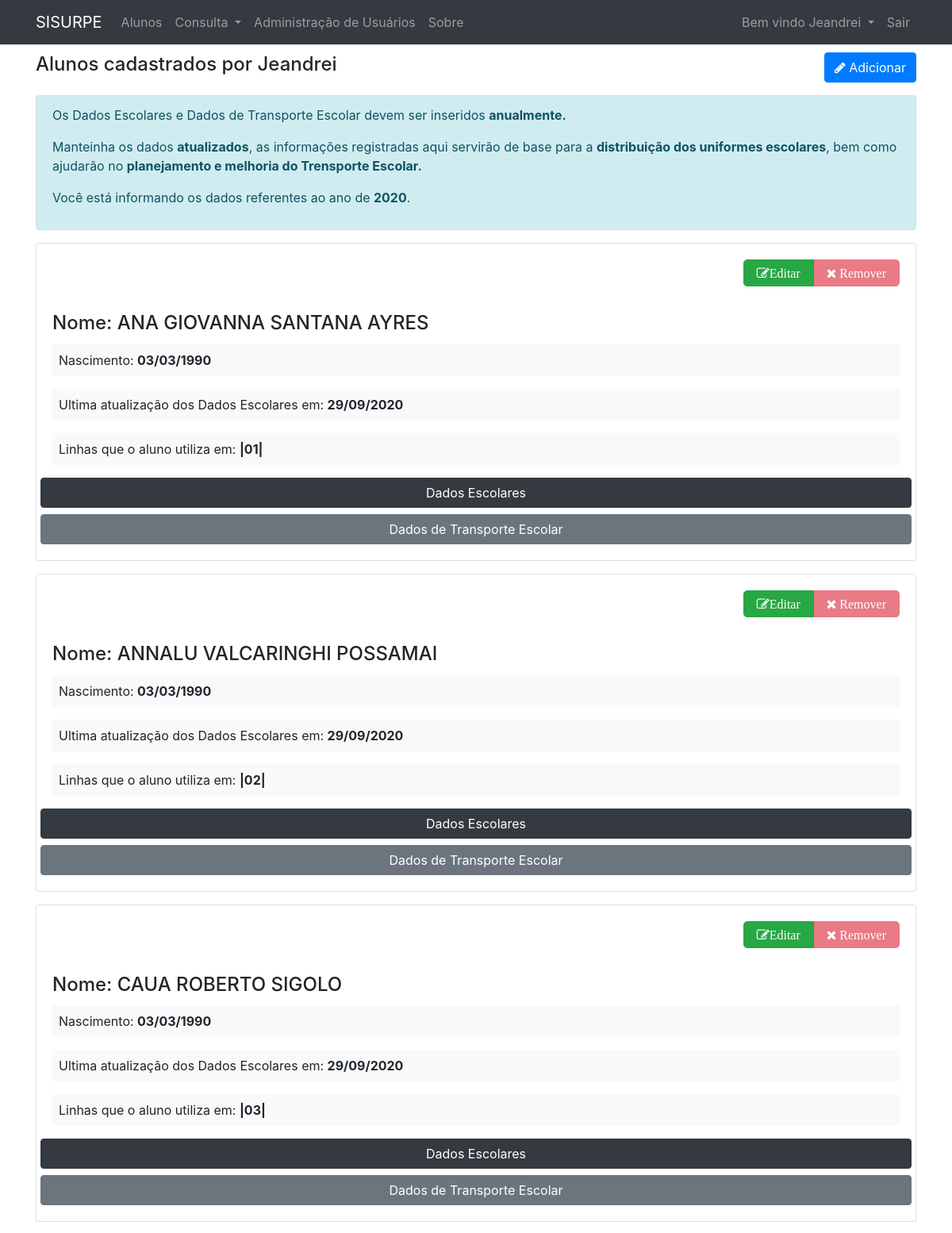
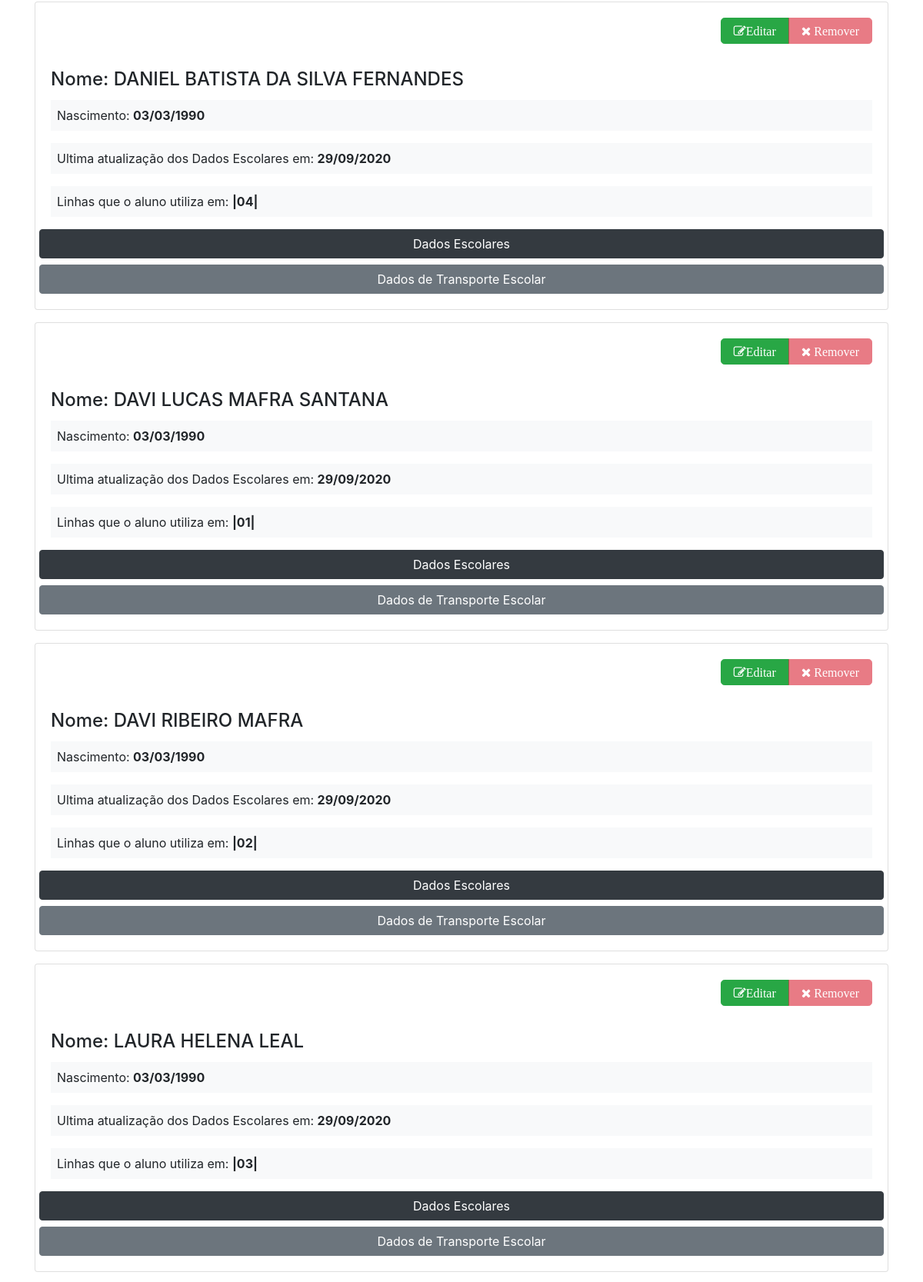
The page /datausers/show (signed in, upper part) on the database its author committed (2 pictures, top to bottom).
### tables this page shows
CREATE TABLE `aluno` (
  `aluno_id` int(11) NOT NULL,
  `user_id` int(11) NOT NULL,
  `nome_aluno` varchar(255) NOT NULL,
  `nascimento` date DEFAULT NULL,
  `sexo` char(1) NOT NULL,
  `telefone_aluno` char(20) DEFAULT NULL,
  `email_aluno` varchar(255) DEFAULT NULL,
  `nome_pai` varchar(255) DEFAULT NULL,
  `telefone_pai` char(20) DEFAULT NULL,
  `nome_mae` varchar(255) DEFAULT NULL,
  `telefone_mae` char(20) DEFAULT NULL,
  `nome_responsavel` varchar(255) DEFAULT NULL,
  `telefone_resp` char(20) DEFAULT NULL,
  `naturalidade` varchar(255) DEFAULT NULL,
  `nacionalidade` varchar(255) DEFAULT NULL,
  `end_rua` varchar(255) DEFAULT NULL,
  `end_numero` int(11) DEFAULT NULL,
  `end_bairro_id` int(11) DEFAULT NULL,
  `rg` char(15) DEFAULT NULL,
  `uf_rg` char(2) DEFAULT NULL,
  `orgao_emissor` char(5) DEFAULT NULL,
  `titulo_eleitor` varchar(20) DEFAULT NULL,
  `zona` char(11) DEFAULT NULL,
  `secao` char(11) DEFAULT NULL,
  `certidao` varchar(255) DEFAULT NULL,
  `uf_cert` char(2) DEFAULT NULL,
  `cartorio_cert` varchar(255) DEFAULT NULL,
  `modelo` varchar(255) DEFAULT NULL,
  `numero` char(11) DEFAULT NULL,
  `folha` char(11) DEFAULT NULL,
  `livro` varchar(255) DEFAULT NULL,
  `data_emissao_cert` date DEFAULT NULL,
  `municipio_cert` varchar(255) DEFAULT NULL,
  `cpf` char(15) DEFAULT NULL,
  `tipo_sanguineo` char(3) DEFAULT NULL,
  `fazUsoMed` char(3) DEFAULT NULL,
  `medicamentos` varchar(255) DEFAULT NULL,
  `alergias` varchar(255) DEFAULT NULL,
  `deficiencias` varchar(255) DEFAULT NULL,
  `restric_alimentos` varchar(255) DEFAULT NULL
);

CREATE TABLE `dados_anuais` (
  `id_da` int(11) NOT NULL,
  `aluno_id` int(11) NOT NULL,
  `escola_id` int(11) NOT NULL, 
  `etapa_id` int(11) NOT NULL, 
  `ano` char(4), 
  `kit_inverno` varchar(50) DEFAULT NULL,
  `kit_verao` varchar(50) DEFAULT NULL,  
  `tam_calcado` varchar(50) DEFAULT NULL,  
  `turno` char(1) DEFAULT NULL,
  `ultima_atual` DATETIME ON UPDATE CURRENT_TIMESTAMP DEFAULT CURRENT_TIMESTAMP
);

CREATE TABLE `aluno_linhas` (
  `id` int(11) NOT NULL,
  `linha_id` int(11) NOT NULL,
  `ano` char(4),
  `aluno_id` int(11) NOT NULL  
);

CREATE TABLE `linhas` (
  `id` int(11) NOT NULL,
  `linha` varchar(55) NOT NULL,
  `rota` varchar(255)
);

### app/libraries/Database.php (called while the page is built, shortened)
<?php
 class Database {
    protected $user = DB_USER;
    protected $pass = DB_PASS;
    protected $dbh;
    protected $stmt;
    public function __construct() {
        $options = array(
            PDO::ATTR_PERSISTENT => true,
            PDO::ATTR_ERRMODE => PDO::ERRMODE_EXCEPTION
        );
        try{
            $this->dbh = new PDO($this->$dsn, $this->user, $this->pass, $options);
            $this->dbh->exec('SET NAMES "utf8"');
        } catch(PDOException $e){
            $this->error = $e->getMessage();
            echo $this->error;
        }
    }
    public function query($sql) {
        $this->stmt = $this->dbh->prepare($sql);
    }
     public function bind($param, $value, $type = null) {
        if(is_null($type)){
            switch(true){
                default;
                    $type = PDO::PARAM_STR;
            }
        }
        $this->stmt->bindValue($param, $value, $type);
    }
    public function execute(){
        return $this->stmt->execute();
    }
    public function resultSet(){
        $this->execute();
        return $this->stmt->fetchAll(PDO::FETCH_OBJ);
    }
    public function single(){
        $this->execute();
        return $this->stmt->fetch(PDO::FETCH_OBJ);
    }
    public function rowCount(){
        return $this->stmt->rowCount();
    }
}

### app/models/Datauser.php (called while the page is built, shortened)
<?php
  class Datauser {
    private $db;
    public function __construct(){
        $this->db = new Database;
    }
    public function getAlunosUsuario($id){
        $this->db->query('SELECT * FROM aluno WHERE user_id = :user_id');
        $this->db->bind(':user_id', $id);
        $data = $this->db->resultSet();
        if($this->db->rowCount() > 0){
            return $data;
        } else {
            return false;
        }
    }
}

### app/libraries/Core.php (called while the page is built, shortened)
<?php
 Class Core {
     protected $currentMethod = 'index';
     public function __construct(){
         $url = $this->getUrl();
         if(file_exists('../app/controllers/' . ucwords($url[0]). '.php')){
            unset($url[0]);
         }
         $this->currentController = new $this->currentController;
         if(isset($url[1])){
           if(method_exists($this->currentController, $url[1])){
             $this->currentMethod = $url[1];
             unset($url[1]);
           }
         }
         $this->params = $url ? array_values($url) :[];
         call_user_func_array([$this->currentController, $this->currentMethod], $this->params);
     }
     public function getUrl(){
        if(isset($_GET['url'])){
          $url = rtrim($_GET['url'], '/');
          $url = filter_var($url, FILTER_SANITIZE_URL);
          $url = explode('/', $url);
          return $url;
        }
     }
 }

### public/index.php (called while the page is built, shortened)
<?php
     $init = new Core;

### app/models/Anual.php (called while the page is built, shortened)
<?php
  class Anual {
    private $db;
    public function __construct(){
        $this->db = new Database;
    }
    public function getDadosAnuaisByid($id){
        $this->db->query('SELECT * FROM dados_anuais WHERE aluno_id = :aluno_id AND ano = YEAR(NOW())');
        $this->db->bind(':aluno_id', $id);
        $data = $this->db->single();
        if($this->db->rowCount() > 0){
            return $data;
        } else {
            return false;
        }
    }
    public function getUltimaAtualizacaoById($id){
        $this->db->query('SELECT ultima_atual FROM dados_anuais WHERE aluno_id = :aluno_id');
        $this->db->bind(':aluno_id', $id);
        $data = $this->db->single();
        if($this->db->rowCount() > 0){
            return $data;
        } else {
            return false;
        }
    }
  }

### app/models/Transporte.php (called while the page is built, shortened)
<?php
  class Transporte {
    private $db;
    public function __construct(){
        $this->db = new Database;
    }
    public function getLinhasAlunoById($id){
        $this->db->query("SELECT linhas.linha , aluno_linhas.aluno_id,aluno_linhas.id, linhas.rota FROM aluno_linhas, linhas WHERE aluno_id = :aluno_id AND aluno_linhas.linha_id = linhas.id AND ano = YEAR(NOW()) ORDER BY linha_id ASC");
        $this->db->bind(':aluno_id',$id);
        $result = $this->db->resultSet();
        if($this->db->rowCount() > 0){
            return $result;
        } else {
            return false;
        }
    }
}

### app/views/datausers/show.php (the view, shortened to what this page needs)
<?php require APPROOT . '/views/inc/header.php'; ?>
<div class="row align-items-center mb-3">
    <div class="col-md-10">
        <h4>Alunos cadastrados por <?php echo $_SESSION[DB_NAME . '_user_name'];?></h4>
    </div>
    <div class="col-md-2">
        <a href="<?php echo URLROOT; ?>/datausers/add" class="btn btn-primary pull-right">
            <i class="fa fa-pencil"></i> Adicionar
        </a>
    </div>
</div>
 <div class="row">
    <div class="col-lg-12">
        <div class="alert alert-info" role="alert">
            <p>Os Dados Escolares e Dados de Transporte Escolar devem ser inseridos <strong>anualmente.</strong></p>
            <p>Manteinha os dados <strong>atualizados</strong>, as informações registradas aqui
            servirão de base para a <strong>distribuição dos uniformes escolares</strong>, bem como ajudarão
            no <strong>planejamento e melhoria do Trensporte Escolar.</strong></p>
            <p>Você está informando os dados referentes ao ano de <strong><?php echo date("Y"); ?></strong>.
        </div>
    </div>
</div>
<?php foreach ($data as $registro): ?>
    <div class="card card-body mb-3">
        <div class="text-right" style="margin-bottom:2rem;">
            <div class="btn-group">
                    <a href="<?php echo URLROOT; ?>/datausers/edit/<?php echo $registro['aluno_id']; ?>" class="fa fa-edit btn btn-success btn-lg">Editar</a>
                    <a
                        href="<?php echo URLROOT; ?>/datausers/delete/<?php echo $registro['aluno_id'];?>"
                        class="fa fa-remove btn btn-danger btn-lg <?php echo ($this->dadosModel->getDadosAnuaisByid($registro['aluno_id'])) ? 'disabled' : ''; ?>"
                        onclick="if(question('Tem certeza que deseja remover o registro?') == true)
                                {
                                    document.forms[0].submit();
                                }
                                else
                                {
                                    return false;
                                }"
                    >
                        Remover
                    </a>
            </div>
        </div>
        <h4 class="card-title">Nome: <?php echo strtoupper($registro['nome_aluno']); ?></h4>
        <div class="bg-light p-2 mb-3">
        Nascimento: <b><?php echo date('d/m/Y', strtotime($registro['nascimento'])); ?></b>
        </div>
        <div class="bg-light p-2 mb-3">
        Ultima atualização dos Dados Escolares em: <b><?php echo ($this->dadosModel->getDadosAnuaisByid($registro['aluno_id'])) ? date('d/m/Y', strtotime($registro['ultima_atualizacao']->ultima_atual)) : 'Aluno sem informação de Dados Escolares para o ano de ' . date("Y"); ?></b>
        </div>
        <div class="bg-light p-2 mb-3">
        Linhas que o aluno utiliza em:
            <b>
                <?php
                    if($linhas = $this->transporteModel->getLinhasAlunoById($registro['aluno_id'])){
                        echo "|";
                        foreach($linhas as $linha){
                            echo $linha->linha . "|";
                        }
                    } else {
                        echo "Aluno sem informação de Dados de Transporte Escolar para o ano de " . date("Y");;
                    }
                ?>
            </b>
        </div>
        <div class="row">
                <a href="<?php echo URLROOT; ?>/anuals/index/<?php echo $registro['aluno_id']; ?>" class="btn btn-dark btn-block">
                Dados Escolares</a>
                <a href="<?php echo URLROOT; ?>/transportes/index/<?php echo $registro['aluno_id']; ?>" class="btn btn-secondary btn-block">
                Dados de Transporte Escolar</a>
        </div>
    </div>
<?php endforeach; ?>
<?php require APPROOT . '/views/inc/footer.php'; ?>

### app/controllers/Datausers.php (shortened to what this page needs)
<?php
 class Datausers extends Controller {
    public function __construct(){
     $this->dataModel = $this->model('Datauser');
     $this->dadosModel = $this->model('Anual');
     $this->transporteModel = $this->model('Transporte');
    }
    public function show(){
      if ($dados = $this->dataModel->getAlunosUsuario($_SESSION[DB_NAME . '_user_id'])){
        foreach($dados as $dado){
          $data[] = [
            'aluno_id' => $dado->aluno_id,
            'nome_aluno' => $dado->nome_aluno,
            'nascimento' => $dado->nascimento,
            'ultima_atualizacao' => $this->dadosModel->getUltimaAtualizacaoById($dado->aluno_id)
          ];
        }
        $this->view('datausers/show', $data);
      } else {
        $this->view('datausers/show', $data = ['error' => "Ainda não existem alunos cadastrados"]);
      }
    }
}

### app/libraries/Controller.php (shortened to what this page needs)
<?php
 class Controller{
     public function model($model){
        return new $model();
     }
     public function view($view, $data = []){
        if(file_exists('../app/views/' . $view . '.php')){
           require_once '../app/views/' . $view . '.php';
        } else {
            die('View não existe');
        }
     }
 }

### app/views/inc/header.php (shortened to what this page needs)
<!DOCTYPE html>
<html lang="en">
<head>
   <link rel="stylesheet" href="<?php echo URLROOT; ?>/css/bootstrap.min.css">
   <link href="https://stackpath.bootstrapcdn.com/font-awesome/4.7.0/css/font-awesome.min.css" rel="stylesheet">
   <link rel="stylesheet" href="<?php echo URLROOT; ?>/css/style.css">
</head>
<body>
<?php include APPROOT . '/views/inc/navbar.php'; ?>
  <div class="container">

### app/views/inc/navbar.php (shortened to what this page needs)
<nav class="navbar navbar-expand-lg navbar-dark bg-dark md-3" style="margin-bottom:10px;">
  <div class="container">
      <a class="navbar-brand" href="<?php echo URLROOT; ?>"><?php echo SITENAME; ?></a>
      <div class="collapse navbar-collapse" id="navbarsExampleDefault">
        <ul class="navbar-nav mr-auto">
            <li class="nav-item">
              <a class="nav-link" href="<?php echo URLROOT; ?>/datausers/show">Alunos</a>
            </li>
            <?php if((isset($_SESSION[DB_NAME . '_user_type']))&&((($_SESSION[DB_NAME . '_user_type']) == "admin")||(($_SESSION[DB_NAME . '_user_type']) == "sec"))) : ?>
              <li class="nav-item dropdown">
                <a class="nav-link dropdown-toggle" href="#" id="navbarDropdownPortfolio" data-toggle="dropdown" aria-haspopup="true" aria-expanded="false">
                  Consulta
                </a>
              </li>
            <?php endif; ?>
            <?php if(isset($_SESSION[DB_NAME . '_user_type']) && ($_SESSION[DB_NAME . '_user_type']) == "admin") : ?>
              <li class="nav-item">
              <a class="nav-link" href="<?php echo URLROOT; ?>/adminusers/index">Administração de Usuários</a>
              </li>
            <?php endif; ?>
            <li class="nav-item">
                <a class="nav-link" href="<?php echo URLROOT; ?>/pages/about">Sobre</a>
            </li>
        </ul>
        <ul class="navbar-nav ml-auto">
          <?php if(isset($_SESSION[DB_NAME . '_user_id'])) : ?>
            <li class="nav-item dropdown">
                <a class="nav-link dropdown-toggle" href="#" id="navbarDropdownPortfolio" data-toggle="dropdown" aria-haspopup="true" aria-expanded="false">
                Bem vindo <?php echo $_SESSION[DB_NAME . '_user_name']; ?>
                </a>
            </li>
            <li class="nav-item">
              <a class="nav-link" href="<?php echo URLROOT; ?>/users/logout">Sair</a>
            </li>
          <?php endif; ?>
        </ul>
      </div>
  </div>
</nav>

### app/views/inc/footer.php
    </div>
</body>
</html>

### rows shown on the page
aluno: nome_aluno "ANA GIOVANNA SANTANA AYRES", nascimento "03/03/1990"
dados_anuais: ultima_atual "29/09/2020"
aluno_linhas: linha.linha "01"
aluno: nome_aluno "ANNALU VALCARINGHI POSSAMAI", nascimento "03/03/1990"
dados_anuais: ultima_atual "29/09/2020"
aluno_linhas: linha.linha "02"
aluno: nome_aluno "CAUA ROBERTO SIGOLO", nascimento "03/03/1990"
dados_anuais: ultima_atual "29/09/2020"
aluno_linhas: linha.linha "03"
aluno: nome_aluno "DANIEL BATISTA DA SILVA FERNANDES", nascimento "03/03/1990"
dados_anuais: ultima_atual "29/09/2020"
aluno_linhas: linha.linha "04"
aluno: nome_aluno "DAVI LUCAS MAFRA SANTANA", nascimento "03/03/1990"
dados_anuais: ultima_atual "29/09/2020"
aluno_linhas: linha.linha "01"
aluno: nome_aluno "DAVI RIBEIRO MAFRA", nascimento "03/03/1990"
dados_anuais: ultima_atual "29/09/2020"
aluno_linhas: linha.linha "02"
aluno: nome_aluno "LAURA HELENA LEAL", nascimento "03/03/1990"
dados_anuais: ultima_atual "29/09/2020"
aluno_linhas: linha.linha "03"

### other values the page prints
SITENAME "SISURPE"
$_SESSION[DB_NAME . '_user_name'] "Jeandrei"
